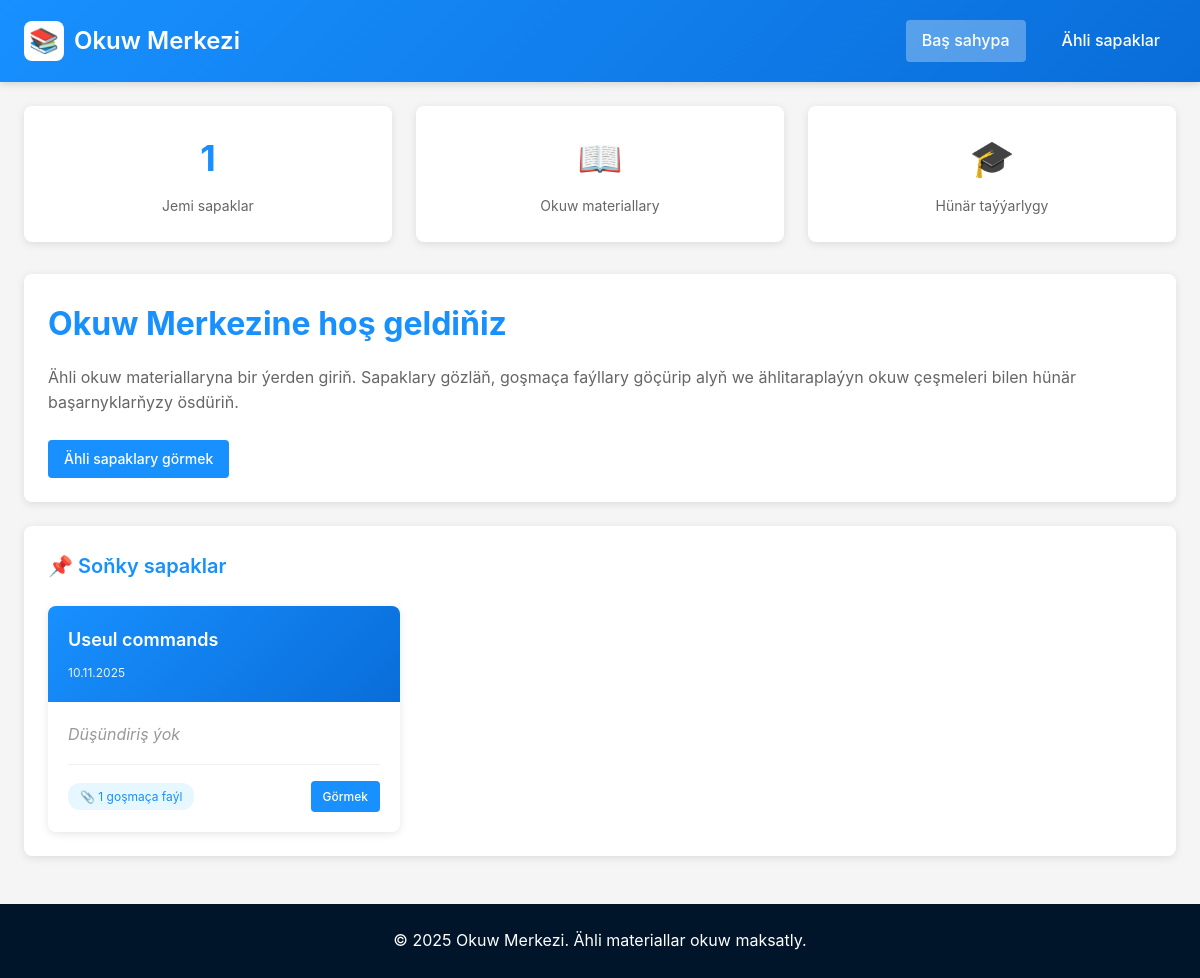
Before: / with the older database file.
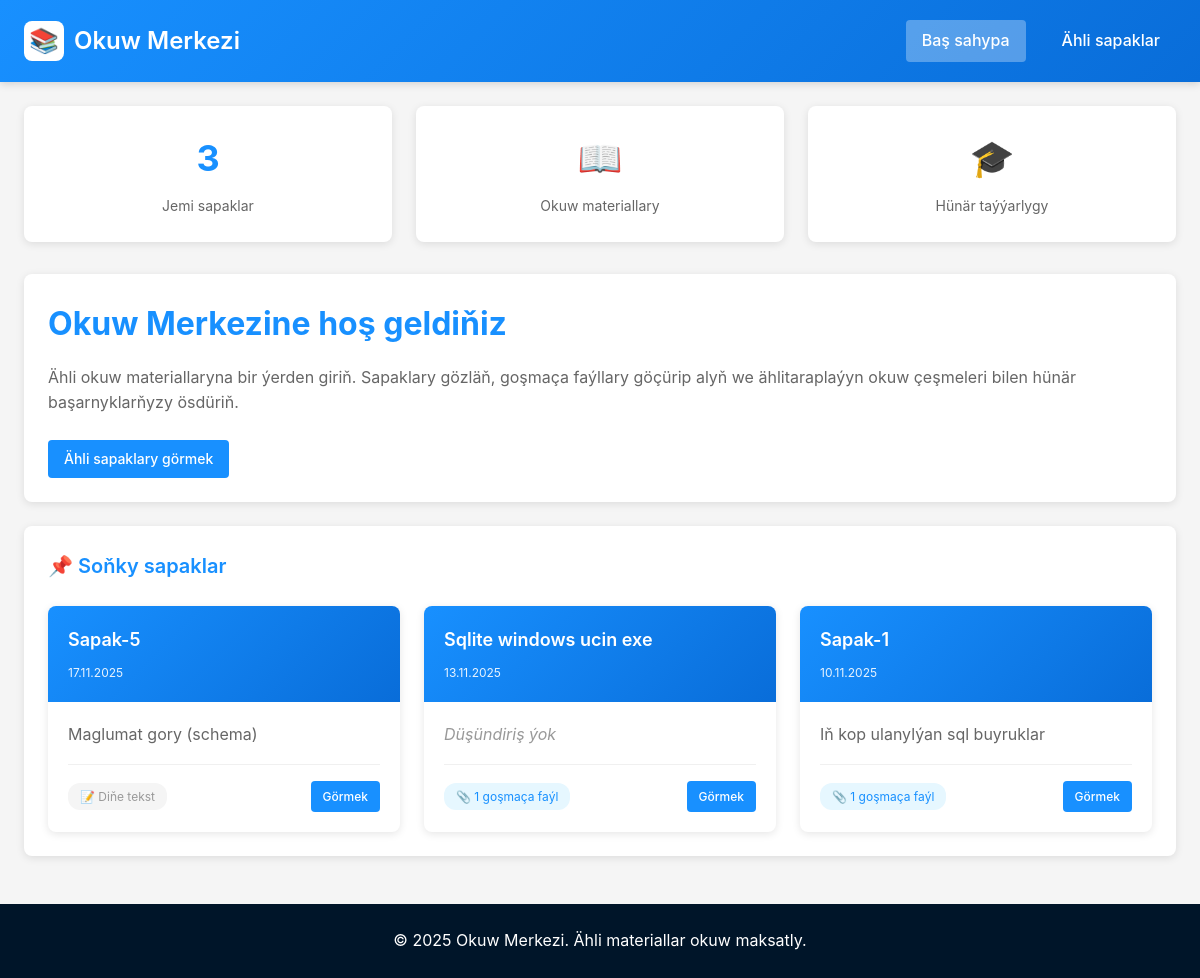
After: the same page with the newer database file.
### lessons/models.py (models this page shows, shortened)
class Lesson(models.Model):
    title = models.CharField(max_length=200, verbose_name="Sapagyň ady")
    content = RichTextField(blank=True, null=True, config_name='lesson_content', help_text="Baý tekst formatlaşdyrma bilen sapagyň mazmuny (hökmany däl)", verbose_name="Mazmun")
    description = models.TextField(max_length=500, blank=True, null=True, help_text="Gysga düşündiriş", verbose_name="Düşündiriş")
    date_created = models.DateTimeField(default=timezone.now, verbose_name="Döredilen senesi")
    date_updated = models.DateTimeField(auto_now=True, verbose_name="Täzelenen senesi")
    is_published = models.BooleanField(default=True, help_text="Talyplara görkezilsin", verbose_name="Çap edildi")
    order = models.IntegerField(default=0, help_text="Görkeziş tertibi (pes sanlar öň görkeziler)", verbose_name="Tertip belgisi")
    class Meta:
        ordering = ['order', '-date_created']
        verbose_name = "Sapak"
        verbose_name_plural = "Sapaklar"

### lessons/views.py (the view)
# urls.py: 2. Add a URL to urlpatterns:  path('', views.home, name='home')
def home(request):
    recent_lessons = Lesson.objects.filter(is_published=True).prefetch_related('attachments')[:5]
    total_lessons = Lesson.objects.filter(is_published=True).count()
    context = {
        'recent_lessons': recent_lessons,
        'total_lessons': total_lessons,
    }
    return render(request, 'lessons/home.html', context)

### templates/lessons/home.html (shortened to what this page needs)
{% extends 'base.html' %}
{% block content %}
<div class="stats">
    <div class="stat-card">
        <div class="stat-value">{{ total_lessons }}</div>
        <div class="stat-label">Jemi sapaklar</div>
    </div>
    <div class="stat-card">
        <div class="stat-value">📖</div>
        <div class="stat-label">Okuw materiallary</div>
    </div>
    <div class="stat-card">
        <div class="stat-value">🎓</div>
        <div class="stat-label">Hünär taýýarlygy</div>
    </div>
</div>
<div class="card">
    <h1 style="color: #1890ff; margin-bottom: 16px;">Okuw Merkezine hoş geldiňiz</h1>
    <p style="font-size: 16px; color: #666; margin-bottom: 24px;">
        Ähli okuw materiallaryna bir ýerden giriň. Sapaklary gözläň, goşmaça faýllary göçürip alyň
        we ählitaraplaýyn okuw çeşmeleri bilen hünär başarnyklarňyzy ösdüriň.
    </p>
    <div style="display: flex; gap: 16px;">
        <a href="{% url 'lesson_list' %}" class="btn">Ähli sapaklary görmek</a>
    </div>
</div>
{% if recent_lessons %}
<div class="card">
    <h2 class="card-title">📌 Soňky sapaklar</h2>
    <div class="lesson-grid">
        {% for lesson in recent_lessons %}
        <div class="lesson-card" onclick="window.location.href='{% url 'lesson_detail' lesson.pk %}'">
            <div class="lesson-card-header">
                <div class="lesson-card-title">{{ lesson.title }}</div>
                <div class="lesson-card-date">{{ lesson.date_created|date:"d.m.Y" }}</div>
            </div>
            <div class="lesson-card-body">
                {% if lesson.description %}
                <p class="lesson-card-description">{{ lesson.description }}</p>
                {% else %}
                <p class="lesson-card-description" style="color: #999; font-style: italic;">
                    Düşündiriş ýok
                </p>
                {% endif %}
                <div class="lesson-card-footer">
                    {% if lesson.attachments.count > 0 %}
                    <span class="attachment-badge">
                        📎 {{ lesson.attachments.count }} goşmaça faýl
                    </span>
                    {% else %}
                    <span class="attachment-badge" style="background: #f5f5f5; color: #999;">
                        📝 Diňe tekst
                    </span>
                    {% endif %}
                    <a href="{% url 'lesson_detail' lesson.pk %}" class="btn" style="font-size: 12px; padding: 6px 12px;" onclick="event.stopPropagation();">Görmek</a>
                </div>
            </div>
        </div>
        {% endfor %}
    </div>
</div>
{% else %}
<div class="card" style="text-align: center; padding: 48px;">
    <div style="font-size: 64px; margin-bottom: 16px;">📚</div>
    <h3 style="color: #666; margin-bottom: 8px;">Entek sapak ýok</h3>
    <p style="color: #999;">Soňra täzeden barlap görüň.</p>
</div>
{% endif %}
{% endblock %}

### templates/base.html (shortened to what this page needs)
<!DOCTYPE html>
<html lang="en">
<head>
    <link href="https://cdn.jsdelivr.net/npm/antd@5.12.0/dist/reset.min.css" rel="stylesheet">
</head>
<body>
    <header class="header">
        <div class="header-content">
            <div class="logo">
                <div class="logo-icon">📚</div>
                <span>Okuw Merkezi</span>
            </div>
            <nav class="nav">
                <a href="{% url 'home' %}" {% if request.path == '/' %}class="active"{% endif %}>Baş sahypa</a>
                <a href="{% url 'lesson_list' %}" {% if 'lessons' in request.path %}class="active"{% endif %}>Ähli sapaklar</a>
            </nav>
        </div>
    </header>
    <main class="container">
        {% block content %}{% endblock %}
    </main>
    <footer class="footer">
        <p>&copy; 2025 Okuw Merkezi. Ähli materiallar okuw maksatly.</p>
    </footer>
</body>
</html>

### templates/base.html (style rules this page uses)
* { margin: 0; padding: 0; box-sizing: border-box; }
body { font-family: -apple-system, BlinkMacSystemFont, 'Segoe UI', Roboto, 'Helvetica Neue', Arial, sans-serif; background: #f5f5f5; color: #333; line-height: 1.6; }
.header { background: linear-gradient(135deg, #1890ff 0%, #096dd9 100%); color: white; padding: 20px 0; box-shadow: 0 2px 8px rgba(0,0,0,0.15); }
.header-content { max-width: 1200px; margin: 0 auto; padding: 0 24px; display: flex; justify-content: space-between; align-items: center; }
.logo { font-size: 24px; font-weight: 600; display: flex; align-items: center; gap: 10px; }
.logo-icon { width: 40px; height: 40px; background: white; border-radius: 8px; display: flex; align-items: center; justify-content: center; color: #1890ff; font-size: 24px; }
.nav { display: flex; gap: 20px; }
.nav a { color: white; text-decoration: none; padding: 8px 16px; border-radius: 4px; transition: all 0.3s; font-weight: 500; }
.nav a.active { background: rgba(255,255,255,0.3); }
.container { max-width: 1200px; margin: 24px auto; padding: 0 24px; }
.card { background: white; border-radius: 8px; box-shadow: 0 2px 8px rgba(0,0,0,0.1); padding: 24px; margin-bottom: 24px; }
.card-title { font-size: 20px; font-weight: 600; margin-bottom: 16px; color: #1890ff; }
.btn { display: inline-block; padding: 8px 16px; background: #1890ff; color: white; text-decoration: none; border-radius: 4px; border: none; cursor: pointer; font-size: 14px; font-weight: 500; transition: all 0.3s; }
.lesson-grid { display: grid; grid-template-columns: repeat(auto-fill, minmax(300px, 1fr)); gap: 24px; margin-top: 24px; }
.lesson-card { background: white; border-radius: 8px; box-shadow: 0 2px 8px rgba(0,0,0,0.1); transition: all 0.3s; overflow: hidden; cursor: pointer; }
.lesson-card-header { background: linear-gradient(135deg, #1890ff 0%, #096dd9 100%); color: white; padding: 20px; }
.lesson-card-title { font-size: 18px; font-weight: 600; margin-bottom: 8px; }
.lesson-card-date { font-size: 12px; opacity: 0.9; }
.lesson-card-body { padding: 20px; }
.lesson-card-description { color: #666; margin-bottom: 16px; display: -webkit-box; -webkit-line-clamp: 3; -webkit-box-orient: vertical; overflow: hidden; }
.lesson-card-footer { display: flex; justify-content: space-between; align-items: center; padding-top: 16px; border-top: 1px solid #f0f0f0; }
.attachment-badge { background: #e6f7ff; color: #1890ff; padding: 4px 12px; border-radius: 12px; font-size: 12px; display: inline-flex; align-items: center; gap: 4px; }
.stats { display: grid; grid-template-columns: repeat(auto-fit, minmax(200px, 1fr)); gap: 24px; margin-bottom: 32px; }
.stat-card { background: white; border-radius: 8px; padding: 24px; box-shadow: 0 2px 8px rgba(0,0,0,0.1); text-align: center; }
.stat-value { font-size: 36px; font-weight: 700; color: #1890ff; margin-bottom: 8px; }
.stat-label { color: #666; font-size: 14px; }
.footer { background: #001529; color: white; text-align: center; padding: 24px; margin-top: 48px; }

Changed rows visible on the page:
added Lesson: title "Sapak-5", date_created "17.11.2025", description "Maglumat gory (schema)", shows "📝 Diňe tekst"
added Lesson: title "Sqlite windows ucin exe", date_created "13.11.2025", description "Düşündiriş ýok", attachments.count "1"
changed Lesson id 1: title "Useul commands" → "Sapak-1"; description (not shown) → "Iň kop ulanylýan sql buyruklar"; no longer shows "Düşündiriş ýok"
Other visible differences:
{{ total_lessons }}: "1" → "3"
